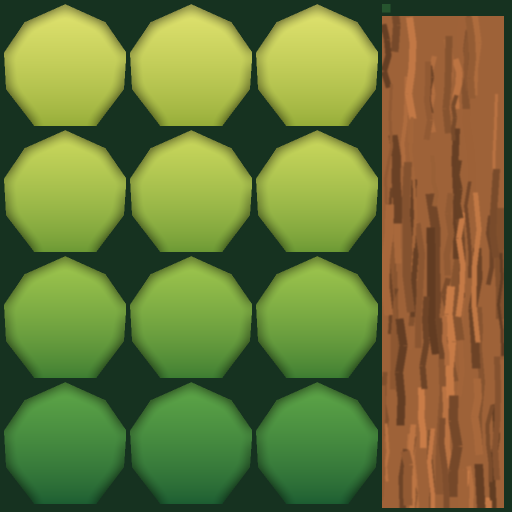
#> input picture art/painted-gen/broadleaf_m0168/guide.png, 1024 x 1024 px (shown at 1/2 size)
$ python -i leaf_strip.py   (imports and definitions only)
#> lines starting #> are read from the running program, lines starting #| are printed output that depends on the picture; after the words box and inside, x2 and y2 are one past the last pixel; in counts of white or black regions, pixels touching at a corner belong together
#!/usr/bin/env python3
"""帯状の葉の絵（8 列を葉が共有する）を、普通の比率で塗れるように下絵と組み立てに分ける。

下絵: python leaf_strip.py guide <元の帯.png> <guide.png>
組立: python leaf_strip.py build <塗った絵.png> <帯.png> [葉の中の明暗の強さ 既定 1.0]

塗る絵は 1536x1024 で 4 列 2 行、1 枚 384x512（UV 上の葉の縦横比に合わせた）。
帯は 2048x1024、1 列 256 幅。上が葉の先、下が根元。透明度は下の輪郭で決める。
"""
import sys

import numpy as np
from PIL import Image, ImageDraw, ImageFilter

TILE_W, TILE_H = 384, 512
STRIP_W, STRIP_H, COLUMN = 2048, 1024, 256
BACKGROUND = (22, 50, 32)
TIP_V, BASE_V = 0.05, 0.82      # 葉の先と根元（絵の上からの割合）。元の UV の輪郭の内側
WIDEST_V, HALF_WIDTH = 0.47, 0.47
GUIDE_GROW = 1.06               # 下絵は切り抜きより少し大きく塗らせて、縁に背景を残さない


def outline(width, height, grow=1.0):
    """丸みのある先のとがった葉の輪郭。"""
    points_left, points_right = [], []
    for i in range(49):
        t = i / 48
        v = TIP_V + (BASE_V - TIP_V) * t
        # t=0 が先、t=1 が根元。幅が一番広い位置まで丸く広がる
        widest = (WIDEST_V - TIP_V) / (BASE_V - TIP_V)
        s = t / widest if t < widest else (1 - t) / (1 - widest)
        half = HALF_WIDTH * grow * np.sin(s * np.pi / 2) ** 0.72
        center_v = (TIP_V + BASE_V) / 2
        y = (center_v + (v - center_v) * grow) * height
        points_left.append(((0.5 - half) * width, y))
        points_right.append(((0.5 + half) * width, y))
    return points_left + points_right[::-1]


def tile_origin(index):
    return (index % 4) * TILE_W, (index // 4) * TILE_H


def make_guide(strip_path, out_path):
    strip = np.asarray(Image.open(strip_path).convert("RGB"), dtype=np.float32)
    column = strip.shape[1] // 8
    image = Image.new("RGB", (TILE_W * 4, TILE_H * 2), BACKGROUND)
    for index in range(8):
        tone = strip[:, index * column:(index + 1) * column].mean(axis=(0, 1))
        ramp = np.linspace(1.14, 0.70, TILE_H, dtype=np.float32)[:, None, None]
        leaf = np.clip(tone[None, None, :] * ramp * np.ones((TILE_H, TILE_W, 1)), 0, 255)
        mask = Image.new("L", (TILE_W, TILE_H), 0)
        ImageDraw.Draw(mask).polygon(outline(TILE_W, TILE_H, GUIDE_GROW), fill=255)
        image.paste(Image.fromarray(leaf.astype(np.uint8)), tile_origin(index), mask)
    image.save(out_path)


def soften_tile(tile, amount):
    """葉 1 枚の中の明暗を平均へ寄せる。ゲームの距離では 1 枚の中の差が騒がしく見えるため。"""
    pixels = np.asarray(tile, dtype=np.float32)
    mean = pixels.mean(axis=(0, 1), keepdims=True)
    return Image.fromarray(np.clip(mean + (pixels - mean) * amount, 0, 255).astype(np.uint8))


def build_strip(painted_path, out_path, contrast="1.0"):
#> called with out_path = 'out.png', contrast = '1.0'
    painted = Image.open(painted_path).convert("RGB").resize((TILE_W * 4, TILE_H * 2), Image.LANCZOS)
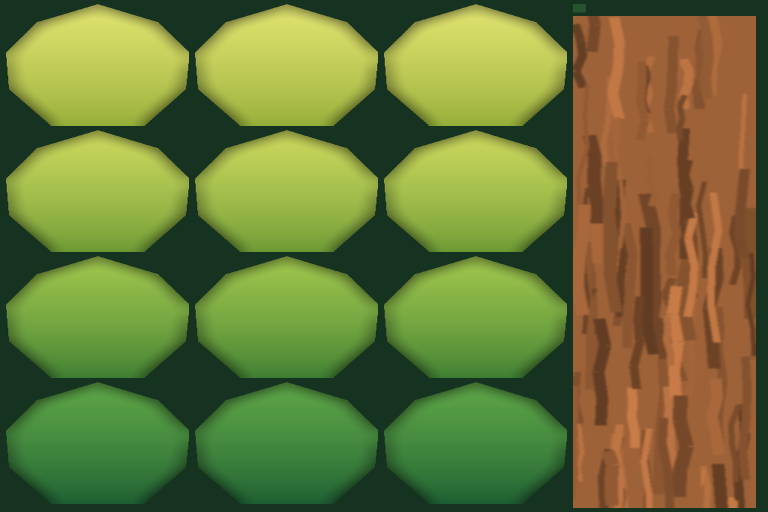
#> painted: PIL image 1536x1024 RGB (shown at 1/2 size); mean R, G, B 106.1, 119.8, 55.9
    strip = Image.new("RGBA", (STRIP_W, STRIP_H), BACKGROUND + (0,))
    # 帯の 1 列は縦長なので、4 倍で描いてから縮めて縁をなめらかにする
    mask = Image.new("L", (COLUMN * 4, STRIP_H * 4), 0)
#> mask: PIL image 1024x4096 L; every value is 0
    ImageDraw.Draw(mask).polygon(outline(COLUMN * 4, STRIP_H * 4), fill=255)
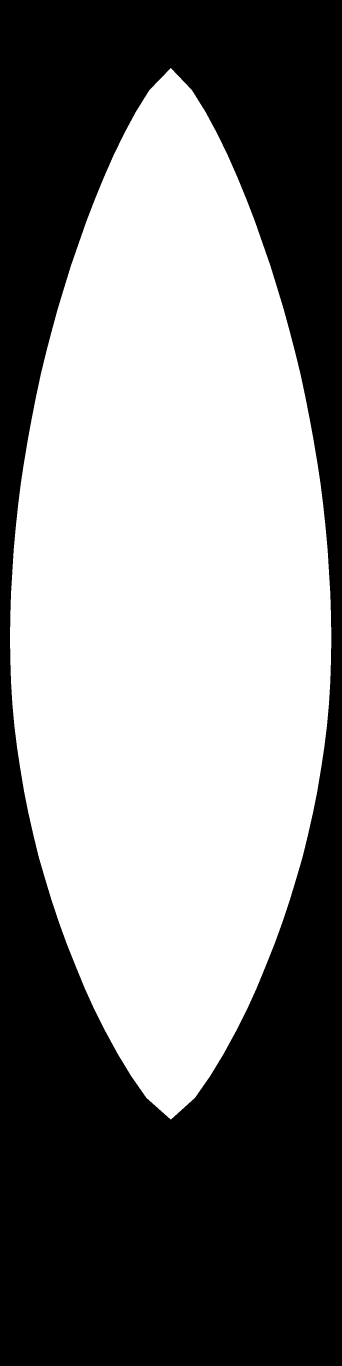
#> mask: PIL image 1024x4096 L (shown at 1/3 size); 50.6% white; 1 black region, box (x1, y1, x2, y2) and area: (0, 0, 1024, 4096) 2071093
    mask = mask.resize((COLUMN, STRIP_H), Image.LANCZOS).filter(ImageFilter.GaussianBlur(0.8))
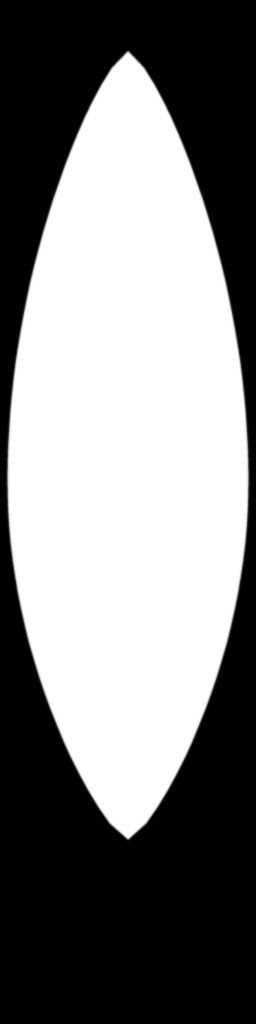
#> mask: PIL image 256x1024 L; min 0, max 255, mean 129.1
    for index in range(8):
        x, y = tile_origin(index)
        tile = painted.crop((x, y, x + TILE_W, y + TILE_H)).resize((COLUMN, STRIP_H), Image.LANCZOS)
        tile = soften_tile(tile, float(contrast))
        tile.putalpha(mask)
        strip.paste(tile, (index * COLUMN, 0))
#> this loop made 8 passes
#> mean in soften_tile on passes 1 to 8: [[124, 145.4, 63.31]], [[124, 145.4, 63.31]], [[125.9, 146.1, 63.63]], [[134.9, 88.07, 50.64]], [[66.82, 114.8, 51.84]], [[66.82, 114.8, 51.84]], [[68.86, 115.5, 52.18]], [[137.8, 88.03, 50.47]]
#> pass 1, in build_strip, `tile = painted.crop((x, y, x + TILE_W, y + TILE_H)).resize((COLUMN, ST..`:
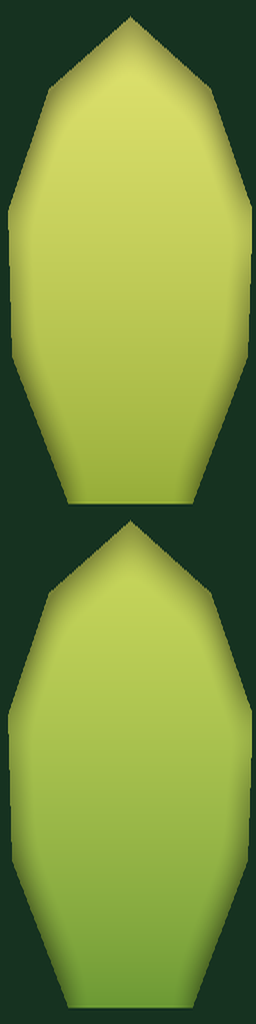
#> tile: PIL image 256x1024 RGB; mean R, G, B 124, 145.5, 63.3
#> pass 2, in build_strip, `tile = painted.crop((x, y, x + TILE_W, y + TILE_H)).resize((COLUMN, ST..`:
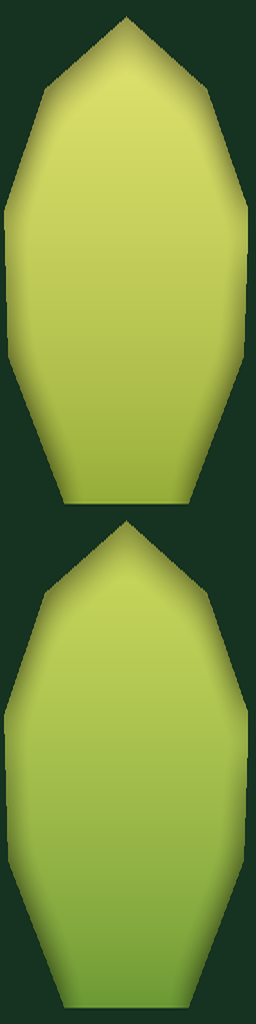
#> tile: PIL image 256x1024 RGB; mean R, G, B 124, 145.5, 63.3
#> after the loop:
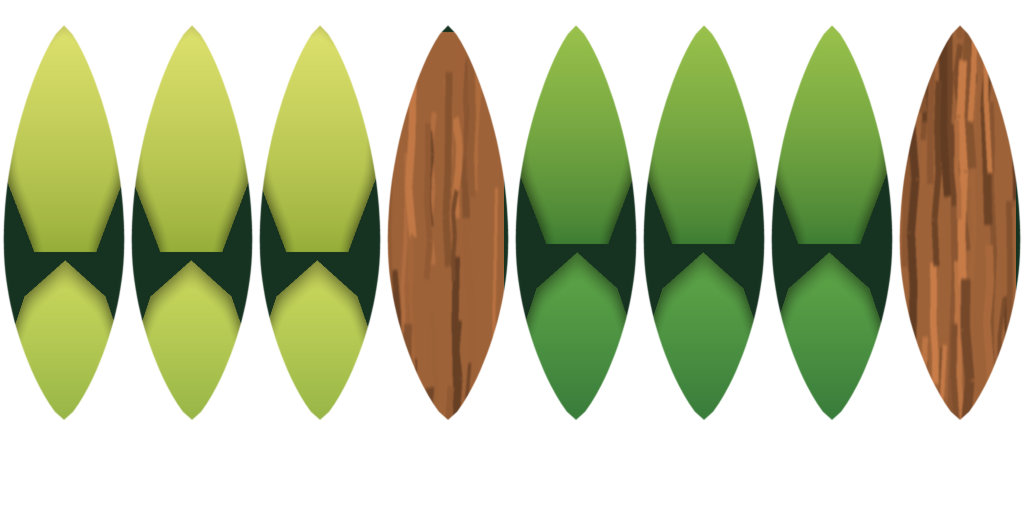
#> strip: PIL image 2048x1024 RGBA (shown at 1/2 size); mean R, G, B, A 106.1, 119.8, 55.9, 129.1; transparent parts drawn white
#> after the loop:
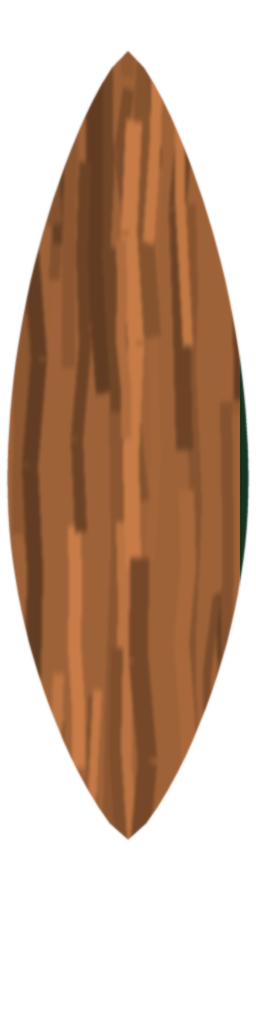
#> tile: PIL image 256x1024 RGBA; mean R, G, B, A 137.7, 88, 50.5, 129.1; transparent parts drawn white
    strip.save(out_path)


# [2 lines not run here, left out]

>>> result = build_strip('../../art/painted-gen/broadleaf_m0168/guide.png', 'out.png')
